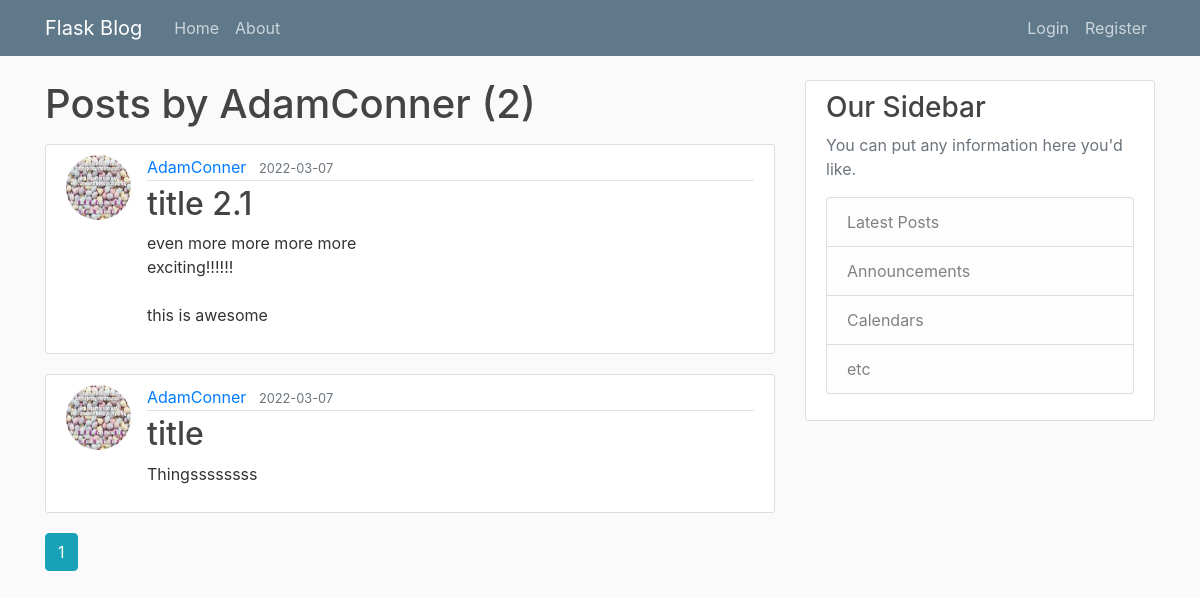
Before: /user/AdamConner with the older database file.
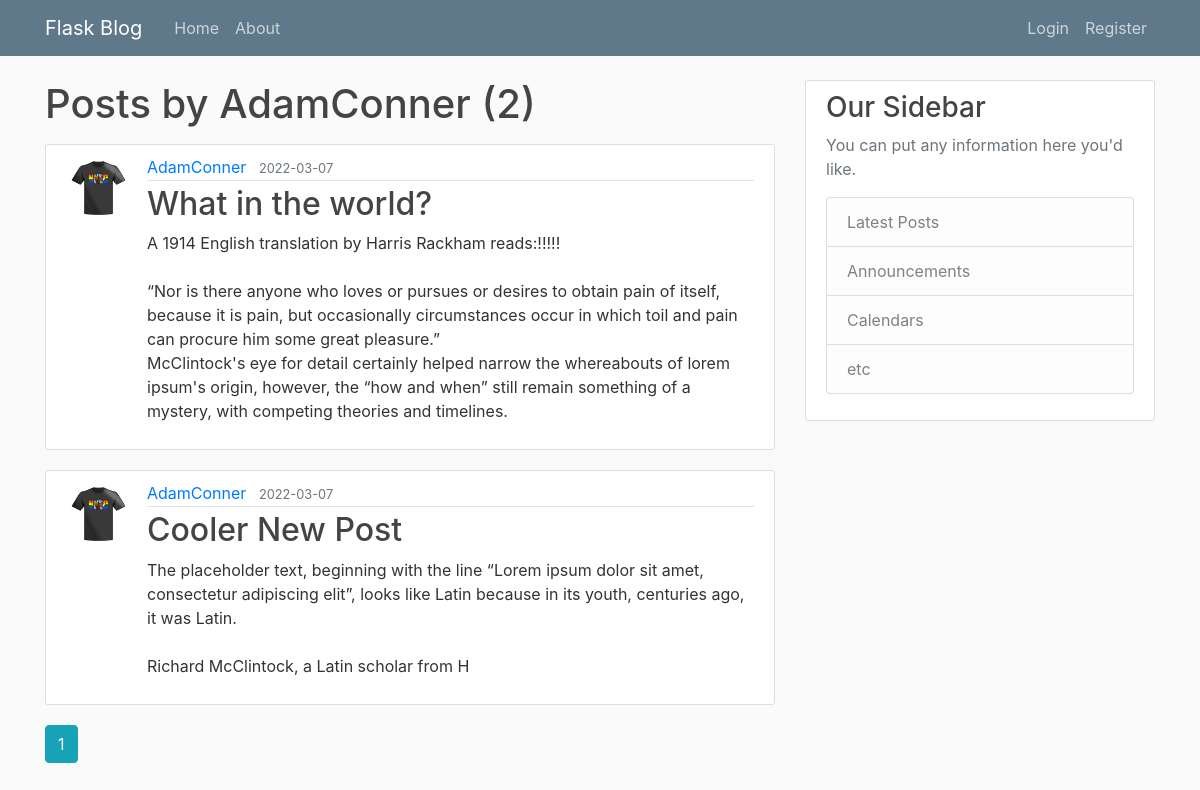
After: the same page with the newer database file.
### flaskblog/models.py (models this page shows, shortened)
class Post(db.Model):
    id = db.Column(db.Integer, primary_key=True)
    title = db.Column(db.String(100), nullable=False)
    date_posted = db.Column(db.DateTime, nullable=False, default=datetime.utcnow)
    content = db.Column(db.Text, nullable=False)
    user_id = db.Column(db.Integer, db.ForeignKey('user.id'), nullable=False)

class User(db.Model, UserMixin):
    id = db.Column(db.Integer, primary_key=True)
    username = db.Column(db.String(20), unique=True, nullable=False)
    email = db.Column(db.String(120), unique=True, nullable=False)
    image_file = db.Column(db.String(20), nullable=False, default='default.jpg')
    password = db.Column(db.String(60), nullable=False)
    posts = db.relationship('Post', backref='author', lazy=True)

### flaskblog/users/routes.py (the view)
@users.route("/user/<string:username>")
def user_posts(username):
    page = request.args.get('page', 1, type=int)
    user = User.query.filter_by(username=username).first_or_404()
    posts = Post.query.filter_by(author=user)\
        .order_by(Post.date_posted.desc())\
        .paginate(per_page=5, page=page)
    return render_template('user_posts.html', posts=posts, user=user)

### flaskblog/templates/user_posts.html
{% extends "layout.html" %}
{% block content %}
    <h1 class="mb-3">Posts by {{ user.username }} ({{ posts.total }})</h1>
    {% for post in posts.items %}
        <article class="media content-section">
            <img class="rounded-circle article-img" src="{{ url_for('static', filename='profile_pics/' + post.author.image_file) }}">
            <div class="media-body">
            <div class="article-metadata">
                <a class="mr-2" href="{{url_for('users.user_posts', username=post.author.username)}}">{{ post.author.username }}</a>
                <small class="text-muted">{{ post.date_posted.strftime('%Y-%m-%d') }}</small>
            </div>
            <h2><a class="article-title" href="{{ url_for('posts.post', post_id=post.id) }}">{{ post.title }}</a></h2>
            <p class="article-content">{{ post.content }}</p>
            </div>
        </article>
    {% endfor %}
    {% for page_num in posts.iter_pages(left_edge=1, right_edge=1, left_current=1, right_current=2) %}
        {% if page_num %}
            {% if posts.page == page_num %}
                <a class="btn btn-info mb4" href="{{ url_for('users.user_posts', username = user.username, page=page_num) }}">{{ page_num }}</a>
            {% else %}
                <a class="btn btn-outline-info mb4" href="{{ url_for('users.user_posts', username = user.username, page=page_num) }}">{{ page_num }}</a>
            {% endif %}
        {% else %}
            ...
        {% endif %}
    {% endfor %}
{% endblock content %}

Changed rows visible on the page:
changed Post: image_file: a different picture; title "title 2.1" → "What in the world?"; content "even more more more more exciting!!!!!! this is awesome" → "A 1914 English translation by Harris Rackham reads:!!!!! “Nor is there anyone who loves or pursues or desires to obtain pain of itself, because it is pain, but occasionally circumstances occur in which toil and pain can procure him some great pleasure.” McClintock's eye for detail certainly helped narrow the whereabouts of lorem ipsum's origin, however, the “how and when” still remain something of a mystery, with competing theories and timelines."
changed Post: image_file: a different picture; title "title" → "Cooler New Post"; content "Thingssssssss" → "The placeholder text, beginning with the line “Lorem ipsum dolor sit amet, consectetur adipiscing elit”, looks like Latin because in its youth, centuries ago, it was Latin. Richard McClintock, a Latin scholar from H"
